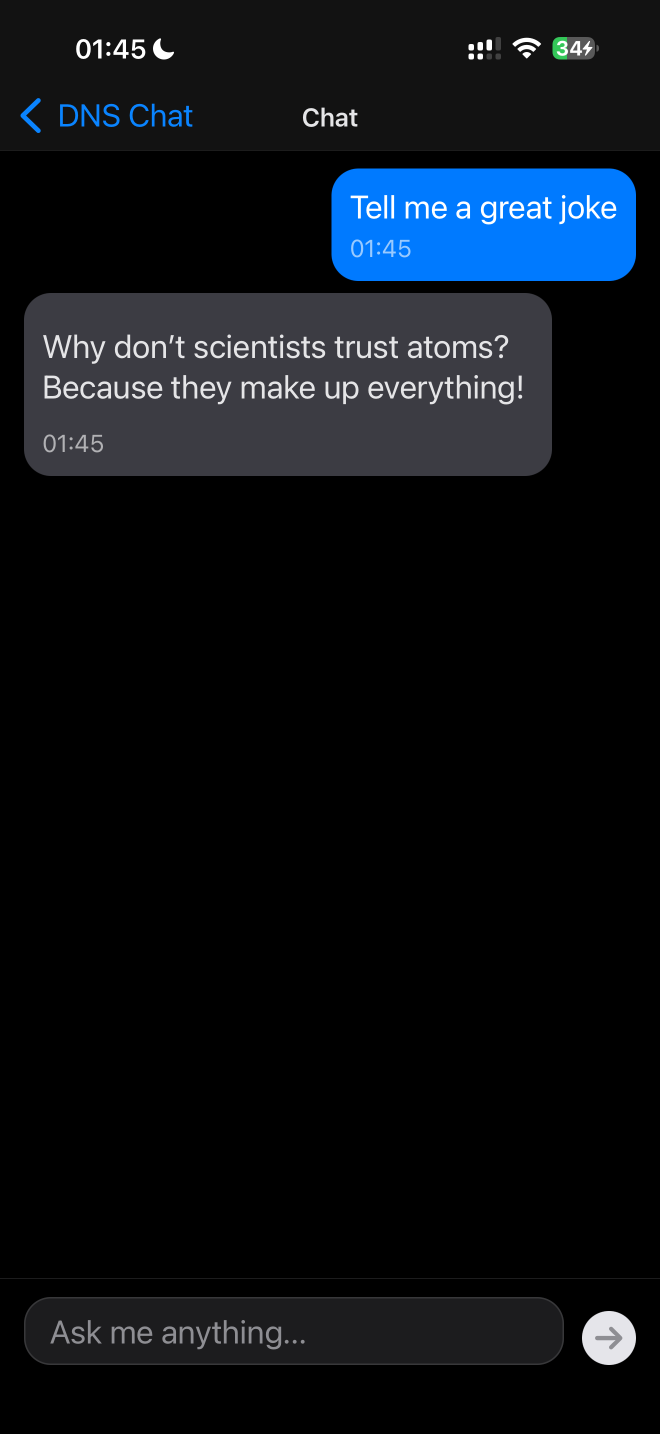
#> input picture _APP_STORE/screenshots/iPhone Screenshots/IMG_8874.PNG, 1320 x 2868 px, found by its file name (shown at 1/2 size)
$ python create_appstore_compliant.py
#> lines starting #> are read from the running program, lines starting #| are printed output that depends on the picture
#> in create_clean_screenshot, original is the input picture: PIL image 1320x2868 RGB; mean R, G, B 12, 16.3, 21.6
#!/usr/bin/env python3
"""
Apple App Store Compliant Screenshot Generator for DNS Chat
Creates screenshots following strict Apple App Store guidelines for iPhone 6.9" displays
"""

import os
from pathlib import Path
from PIL import Image, ImageDraw, ImageFont, ImageFilter
import math

class AppStoreCompliantGenerator:
    def __init__(self, input_dir, output_dir):
        self.input_dir = Path(input_dir)
        self.output_dir = Path(output_dir)
        self.output_dir.mkdir(exist_ok=True)

        # Apple App Store required dimensions for iPhone 6.9" displays
        self.dimensions = {
            "primary": {"width": 1290, "height": 2796, "name": "6.9_primary"},
            "alternative": {"width": 1320, "height": 2868, "name": "6.9_alternative"}
        }

        # Screenshot selection and order (most important first for App Store)
        self.screenshots = [
            {
                "input": "IMG_8874.PNG",  # Chat interface - Hero shot
                "title": "AI Chat via DNS",
                "description": "Revolutionary chat app using DNS queries"
            },
            {
                "input": "IMG_8870.PNG",  # DNS in action
                "title": "DNS Magic in Action",
                "description": "Real-time DNS fallback monitoring"
            },
            {
                "input": "IMG_8871.PNG",  # Network optimization
                "title": "Network Optimization",
                "description": "Smart DNS method detection"
            },
            {
                "input": "IMG_8872.PNG",  # First chat experience
                "title": "Seamless Experience",
                "description": "Instant setup and chat"
            },
            {
                "input": "IMG_8873.PNG",  # Features overview
                "title": "Powerful Features",
                "description": "Advanced DNS query logging"
            }
        ]

    def resize_and_fit_screenshot(self, image, target_width, target_height):
        """
        Resize screenshot to fit Apple's exact dimensions while maintaining aspect ratio
        and ensuring the entire interface is visible (letterboxing if needed)
        """
#> called with target_width = 1290, target_height = 2796
        original_width, original_height = image.size
#> original_width = 1320; original_height = 2868

        # Calculate scaling to fit within target dimensions
        scale_width = target_width / original_width
#> scale_width = 0.977
        scale_height = target_height / original_height
#> scale_height = 0.975
        scale = min(scale_width, scale_height)  # Use smaller scale to fit entirely
#> scale = 0.975

        # Calculate new dimensions
        new_width = int(original_width * scale)
#> new_width = 1286
        new_height = int(original_height * scale)
#> new_height = 2796

        # Resize the image
        resized = image.resize((new_width, new_height), Image.Resampling.LANCZOS)

        # Create target canvas with white background (Apple requirement)
        canvas = Image.new('RGB', (target_width, target_height), (255, 255, 255))
#> canvas: PIL image 1290x2796 RGB; every value is 255

        # Center the resized image on the canvas
        x_offset = (target_width - new_width) // 2
#> x_offset = 2
        y_offset = (target_height - new_height) // 2
#> y_offset = 0

        canvas.paste(resized, (x_offset, y_offset))

        return canvas

    def create_clean_screenshot(self, input_path, target_width, target_height):
        """
        Create a clean, App Store compliant screenshot showing only the app interface
        """
        # Load original screenshot
        original = Image.open(input_path).convert('RGB')

        # Resize and fit to Apple's exact requirements
        compliant_screenshot = self.resize_and_fit_screenshot(original, target_width, target_height)

        return compliant_screenshot

    def generate_compliant_screenshot(self, config, dimension_set, index):
        """Generate a single App Store compliant screenshot"""
        input_path = self.input_dir / config["input"]
        if not input_path.exists():
            print(f"Warning: Input file not found: {input_path}")
            return None

        # Create clean screenshot following Apple guidelines
        screenshot = self.create_clean_screenshot(
            input_path,
            dimension_set["width"],
            dimension_set["height"]
        )

        # Save with Apple-compliant naming
        output_name = f"appstore_{dimension_set['name']}_{index+1:02d}.png"
        output_path = self.output_dir / output_name

        # Save with Apple requirements: PNG, 72 DPI, no transparency
        screenshot.save(output_path, 'PNG', dpi=(72, 72), optimize=True)

        print(f"✅ Generated: {output_name} ({dimension_set['width']}×{dimension_set['height']})")
        return output_path

    def generate_all_screenshots(self):
        """Generate all App Store compliant screenshots"""
        print("🍎 Generating Apple App Store Compliant Screenshots")
        print("=" * 60)
        print("Following strict Apple guidelines:")
        print("• PNG format, 72 DPI, no transparency")
        print("• Actual app interface only (no promotional overlays)")
        print("• Exact Apple specified dimensions")
        print("• Optimized for iPhone 6.9\" displays")
        print("=" * 60)

        generated_files = []

        # Generate screenshots for each dimension set
        for dim_name, dim_set in self.dimensions.items():
            print(f"\n📱 Creating {dim_set['width']}×{dim_set['height']} screenshots...")

            for i, config in enumerate(self.screenshots):
                output_path = self.generate_compliant_screenshot(config, dim_set, i)
                if output_path:
                    generated_files.append(output_path)

        print("\n" + "=" * 60)
        print(f"✨ Successfully generated {len(generated_files)} App Store compliant screenshots!")
        print(f"📁 Output directory: {self.output_dir}")

        print("\n📋 App Store Submission Order:")
        for i, config in enumerate(self.screenshots):
            print(f"{i+1}. {config['title']} - {config['description']}")
#> this loop made 5 passes
#| 1. AI Chat via DNS - Revolutionary chat app using DNS queries
#| 2. DNS Magic in Action - Real-time DNS fallback monitoring
#| 3. Network Optimization - Smart DNS method detection
#| 4. Seamless Experience - Instant setup and chat
#| 5. Powerful Features - Advanced DNS query logging

        print(f"\n📏 Dimensions Generated:")
        for dim_name, dim_set in self.dimensions.items():
            print(f"• {dim_set['width']}×{dim_set['height']} ({dim_name})")

        print(f"\n✅ Ready for App Store Connect upload!")
        print("💡 Use the primary 1290×2796 screenshots for your main submission")

        return generated_files

    def create_landscape_versions(self):
        """Create landscape versions if needed (optional)"""
        print("\n🔄 Creating landscape versions...")

        landscape_generated = []
        for dim_name, dim_set in self.dimensions.items():
            # Swap width and height for landscape
            landscape_width = dim_set["height"]
            landscape_height = dim_set["width"]

            print(f"\n📱 Creating {landscape_width}×{landscape_height} landscape screenshots...")

            for i, config in enumerate(self.screenshots):
                input_path = self.input_dir / config["input"]
                if not input_path.exists():
                    continue

                # Create landscape screenshot
                screenshot = self.create_clean_screenshot(
                    input_path, landscape_width, landscape_height
                )
#> in resize_and_fit_screenshot (call 11), `resized = image.resize((new_width, new_height), Image.Resampling.LANCZ..`:
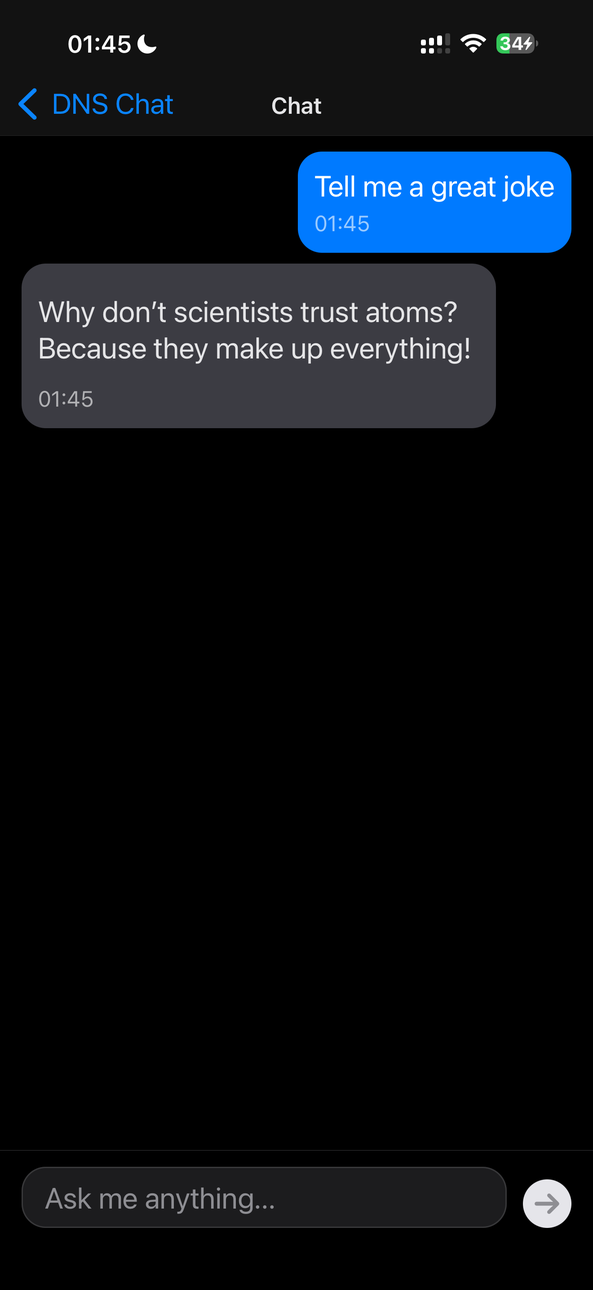
#> resized: PIL image 593x1290 RGB; mean R, G, B 12, 16.3, 21.6
#> in resize_and_fit_screenshot (call 11), `canvas = Image.new('RGB', (target_width, target_height), (255, 255, 25..`: canvas: PIL image 2796x1290 RGB; every value is 255
#> in resize_and_fit_screenshot (call 11), `canvas.paste(resized, (x_offset, y_offset))`:
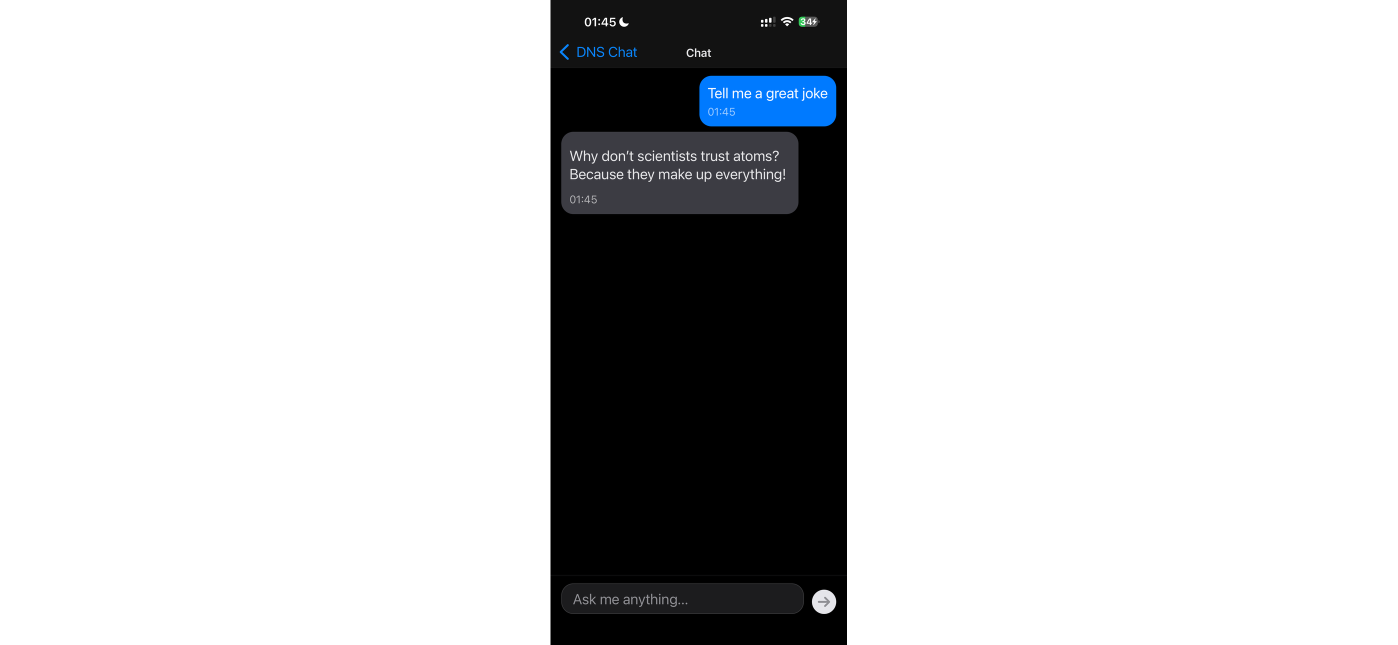
#> canvas: PIL image 2796x1290 RGB (shown at 1/2 size); mean R, G, B 203.5, 204.4, 205.5

                # Save landscape version
                output_name = f"appstore_{dim_set['name']}_landscape_{i+1:02d}.png"
                output_path = self.output_dir / output_name
                screenshot.save(output_path, 'PNG', dpi=(72, 72), optimize=True)

                print(f"✅ Generated: {output_name} ({landscape_width}×{landscape_height})")
                landscape_generated.append(output_path)

        return landscape_generated

if __name__ == "__main__":
    input_dir = "_APP_STORE/screenshots/iPhone Screenshots"
    output_dir = "_APP_STORE/screenshots/appstore_compliant"

    generator = AppStoreCompliantGenerator(input_dir, output_dir)

    # Generate portrait screenshots (required)
    portrait_files = generator.generate_all_screenshots()

    # Generate landscape screenshots (optional)
    landscape_files = generator.create_landscape_versions()

    print(f"\n🎯 Total files generated: {len(portrait_files + landscape_files)}")
    print("🚀 Ready for App Store Connect submission!")
